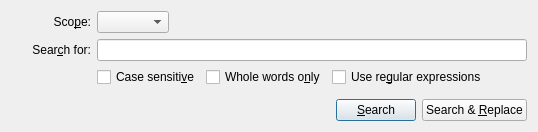
<?xml version="1.0" encoding="UTF-8"?>
<ui version="4.0">
 <class>Core::Internal::FindDialog</class>
 <widget class="QWidget" name="Core::Internal::FindDialog">
  <property name="geometry">
   <rect>
	<x>0</x>
	<y>0</y>
	<width>673</width>
	<height>240</height>
   </rect>
  </property>
  <property name="maximumSize">
   <size>
	<width>680</width>
	<height>16777215</height>
   </size>
  </property>
  <layout class="QGridLayout" name="gridLayout">
   <property name="sizeConstraint">
	<enum>QLayout::SetFixedSize</enum>
   </property>
   <item row="4" column="0" colspan="2">
	<layout class="QHBoxLayout" name="horizontalLayout_3">
	 <item>
	  <spacer name="horizontalSpacer_3">
	   <property name="orientation">
		<enum>Qt::Horizontal</enum>
	   </property>
	   <property name="sizeHint" stdset="0">
		<size>
		 <width>40</width>
		 <height>20</height>
		</size>
	   </property>
	  </spacer>
	 </item>
	 <item>
	  <widget class="QPushButton" name="searchButton">
	   <property name="text">
		<string>&amp;Search</string>
	   </property>
	   <property name="default">
		<bool>true</bool>
	   </property>
	  </widget>
	 </item>
	 <item>
	  <widget class="QPushButton" name="replaceButton">
	   <property name="text">
		<string>Search &amp;&amp; &amp;Replace</string>
	   </property>
	  </widget>
	 </item>
	</layout>
   </item>
   <item row="1" column="0">
	<widget class="QLabel" name="label_2">
	 <property name="text">
	  <string>Sear&amp;ch for:</string>
	 </property>
	 <property name="alignment">
	  <set>Qt::AlignRight|Qt::AlignTrailing|Qt::AlignVCenter</set>
	 </property>
	 <property name="buddy">
	  <cstring>searchTerm</cstring>
	 </property>
	</widget>
   </item>
   <item row="0" column="1">
	<widget class="QWidget" name="widget_2" native="true">
	 <layout class="QHBoxLayout" name="horizontalLayout_2">
	  <property name="spacing">
	   <number>0</number>
	  </property>
	  <property name="margin">
	   <number>0</number>
	  </property>
	  <item>
	   <widget class="QComboBox" name="filterList">
		<property name="sizePolicy">
		 <sizepolicy hsizetype="Fixed" vsizetype="Fixed">
		  <horstretch>0</horstretch>
		  <verstretch>0</verstretch>
		 </sizepolicy>
		</property>
	   </widget>
	  </item>
	  <item>
	   <spacer name="horizontalSpacer_2">
		<property name="orientation">
		 <enum>Qt::Horizontal</enum>
		</property>
		<property name="sizeHint" stdset="0">
		 <size>
		  <width>40</width>
		  <height>20</height>
		 </size>
		</property>
	   </spacer>
	  </item>
	 </layout>
	</widget>
   </item>
   <item row="2" column="1">
	<widget class="QWidget" name="widget" native="true">
	 <layout class="QHBoxLayout" name="horizontalLayout">
	  <property name="margin">
	   <number>0</number>
	  </property>
	  <item>
	   <widget class="QCheckBox" name="matchCase">
		<property name="text">
		 <string>Case sensiti&amp;ve</string>
		</property>
	   </widget>
	  </item>
	  <item>
	   <widget class="QCheckBox" name="wholeWords">
		<property name="text">
		 <string>Whole words o&amp;nly</string>
		</property>
	   </widget>
	  </item>
	  <item>
	   <widget class="QCheckBox" name="regExp">
		<property name="text">
		 <string>Use re&amp;gular expressions</string>
		</property>
	   </widget>
	  </item>
	  <item>
	   <spacer name="horizontalSpacer">
		<property name="orientation">
		 <enum>Qt::Horizontal</enum>
		</property>
		<property name="sizeHint" stdset="0">
		 <size>
		  <width>40</width>
		  <height>20</height>
		 </size>
		</property>
	   </spacer>
	  </item>
	 </layout>
	</widget>
   </item>
   <item row="0" column="0">
	<widget class="QLabel" name="label">
	 <property name="sizePolicy">
	  <sizepolicy hsizetype="Fixed" vsizetype="Preferred">
	   <horstretch>0</horstretch>
	   <verstretch>0</verstretch>
	  </sizepolicy>
	 </property>
	 <property name="minimumSize">
	  <size>
	   <width>80</width>
	   <height>0</height>
	  </size>
	 </property>
	 <property name="text">
	  <string>Sco&amp;pe:</string>
	 </property>
	 <property name="alignment">
	  <set>Qt::AlignRight|Qt::AlignTrailing|Qt::AlignVCenter</set>
	 </property>
	 <property name="buddy">
	  <cstring>filterList</cstring>
	 </property>
	</widget>
   </item>
   <item row="1" column="1">
	<widget class="Utils::LineEdit" name="searchTerm"/>
   </item>
   <item row="3" column="0" colspan="2">
	<widget class="QWidget" name="configWidget" native="true">
	 <property name="sizePolicy">
	  <sizepolicy hsizetype="Preferred" vsizetype="Fixed">
	   <horstretch>0</horstretch>
	   <verstretch>10</verstretch>
	  </sizepolicy>
	 </property>
	</widget>
   </item>
  </layout>
 </widget>
 <customwidgets>
  <customwidget>
   <class>Utils::LineEdit</class>
   <extends>QLineEdit</extends>
   <header location="global">utils/lineedit.h</header>
  </customwidget>
 </customwidgets>
 <tabstops>
  <tabstop>filterList</tabstop>
  <tabstop>searchTerm</tabstop>
  <tabstop>matchCase</tabstop>
  <tabstop>wholeWords</tabstop>
  <tabstop>regExp</tabstop>
 </tabstops>
 <resources/>
 <connections/>
</ui>
